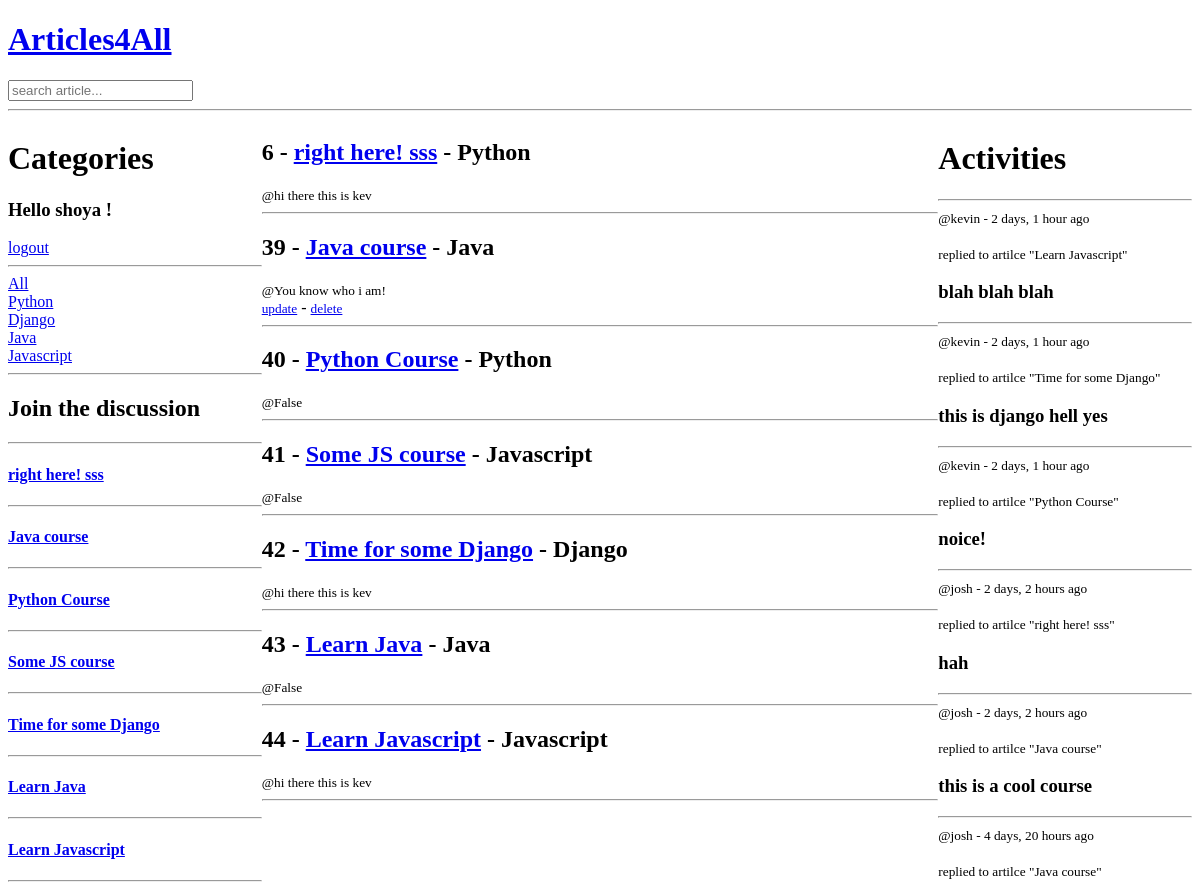
The app's page / (signed in, upper part), older data.
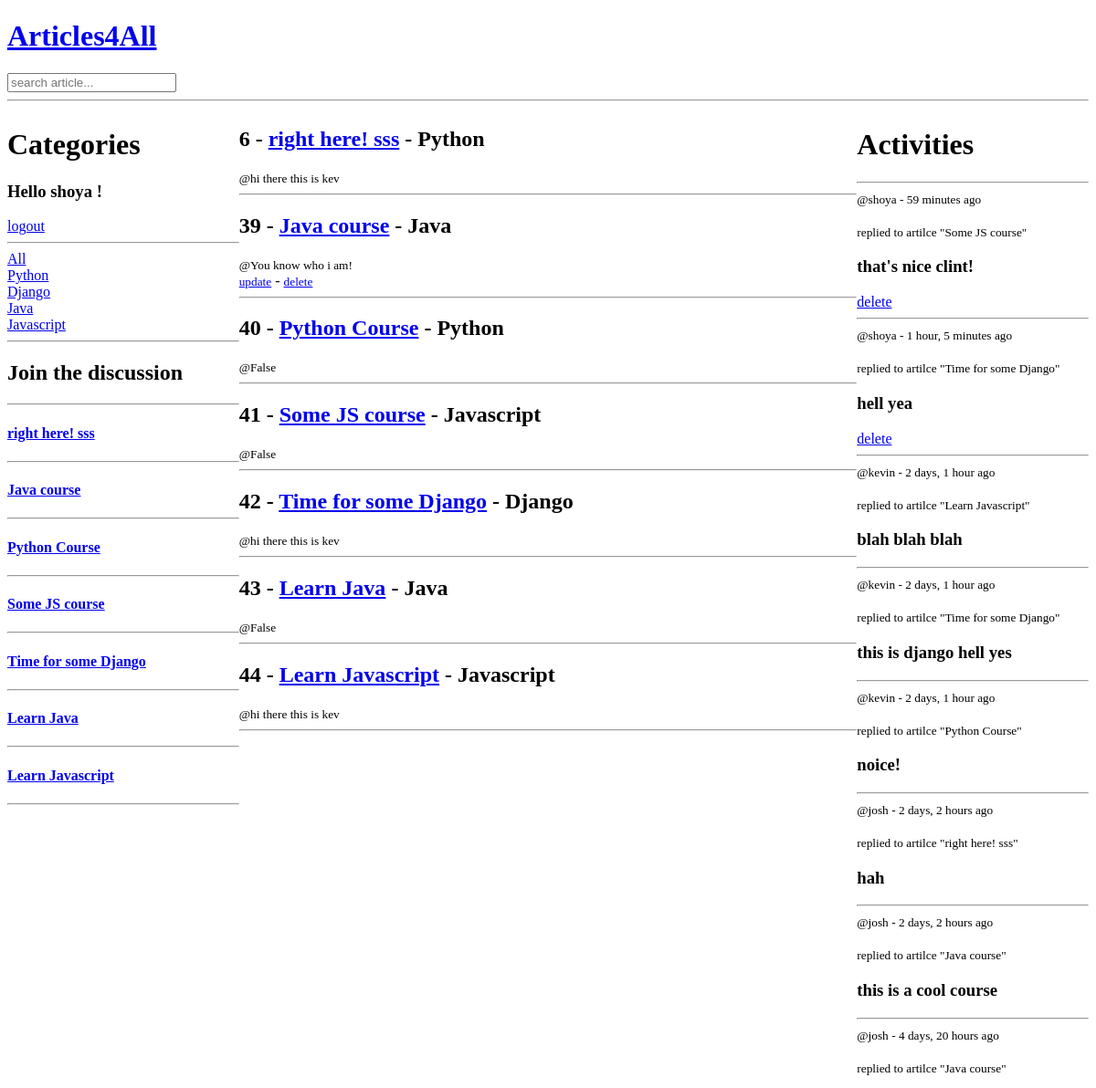
The same page, newer data.
### articles/models.py (models this page shows, shortened)
class Topic(models.Model):
	name = models.CharField(max_length=60)
	def __str__(self):
		return self.name

class Article(models.Model):
	title = models.CharField(max_length=50)
	topic = models.ForeignKey(Topic, on_delete=models.SET_NULL, null=True)
	body = models.CharField(max_length=400)
	author = models.ForeignKey(Author, on_delete=models.CASCADE)
	updated = models.DateTimeField(auto_now=True)
	created = models.DateTimeField(auto_now_add=True)

class Author(models.Model):
	name = models.CharField(max_length=40)
	age = models.CharField(max_length=3)
	email = models.EmailField(max_length=50)
	about = models.CharField(max_length=500)
	def __str__(self):
		return self.about[0:20]

class Comment(models.Model):
	user = models.ForeignKey(User, on_delete=models.CASCADE)
	article = models.ForeignKey(Article, on_delete=models.CASCADE)
	body = models.TextField()
	created = models.DateTimeField(auto_now_add=True)
	updated = models.DateTimeField(auto_now=True)
	class Meta:
		ordering = ['-updated', 'created']

### articles/views.py (the view, shortened to what this page needs)
# urls.py: path('', homePageView.as_view(), name='home-page'),
class homePageView(View):
	template_name = 'article/home-page.html'
	def get(self, request, *args, **kwargs):
		q = request.GET.get('q') if request.GET.get('q') != None else ''
		articles = Article.objects.filter(topic__name__icontains=q)
		topics = Topic.objects.all()
		activity = Comment.objects.filter(Q(article__title__icontains=q))
		context = {'topics': topics, 'articles': articles, 'activity': activity}
		return render(request, self.template_name, context)

### articles/templates/article/home-page.html (shortened to what this page needs)
{% include 'base.html' %}
{% block content %}
	<div class="home-container">
		<div class="category">
			{% include 'article/categories.html' %}
			<hr>
			{% include 'article/discussion.html' %}
		</div>
		<div class="articles">
			{% for article in articles %}
				<h2>{{article.id}} - <a href="{% url 'article-page' article.id %}">{{article.title}}</a> - {{article.topic}}</h2> <small>@{{article.author}} </small>
				<br>
				{% if request.user.username == article.author.name %}
				<small><a href="{% url 'update-article' article.id %}">update</a></small> - <small><a href="{% url 'delete-article' article.id %}">delete</a></small>
				{% endif %}
				<hr>
			{% endfor %}
		</div>
	<div class="activity">
		{% include 'article/activity_component.html' %}
	</div>
	</div>
{% endblock %}

### articles/templates/article/categories.html
<div class="Categories">
			<h1>Categories</h1>
			{% if request.user.is_authenticated %}
				<h3>Hello {{request.user}} !</h3>
				<a href="{% url 'logout-page' %}">logout</a>
			{% else %}
				<a href="{% url 'login-page' %}">Login</a>
			{% endif %}
			<hr>
			<div>
				<a href="{% url 'home-page' %}">All</a>
			</div>
			{% for topic in topics %}
			<div>
				<a href="{% url 'home-page' %}?q={{topic.name}}">{{topic.name}}</a>
				<br>
			</div>
			{% endfor %}
		</div>

### articles/templates/article/discussion.html (shortened to what this page needs)
		<h2>Join the discussion</h2>
		<hr>
		{% for article in articles %}
		<a href="{% url 'article-page' article.id %}"><h4>{{article.title}}</h4></a>
		<hr>
		{% endfor %}

### articles/templates/article/activity_component.html
			<h1>Activities</h1>
			<hr>
			{% for comment in activity %}
				<small>@{{comment.user}}  - {{comment.created|timesince}} ago</small>
				<br>
				<br>
				<small>replied to artilce "{{comment.article.title}}"</small>
				<h3>{{comment.body}}</h3>
				{% if request.user.username == comment.user.username %}
				<a href="{% url 'delete-comment' comment.id %}">delete</a>
				{% endif %}
				<hr>
			{% endfor %}

Row changes from the older to the newer data that the page shows:
added Comment: user "shoya", created "59 minutes", article "Some JS course", body "that's nice clint!", shows "delete"
added Comment: user "shoya", created "1 hour, 5 minutes", article "Time for some Django", body "hell yea", shows "delete"
